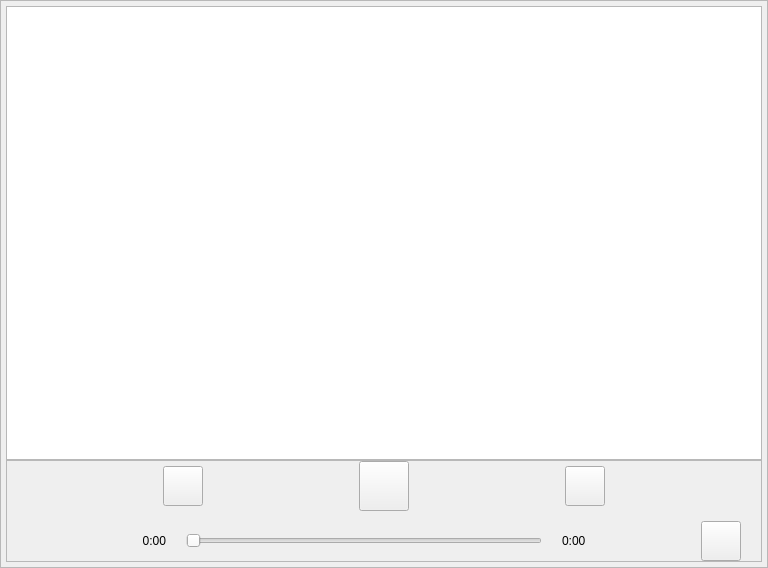
<?xml version="1.0" encoding="UTF-8"?>
<ui version="4.0">
 <class>MyMusicPlayer</class>
 <widget class="QWidget" name="MyMusicPlayer">
  <property name="geometry">
   <rect>
    <x>0</x>
    <y>0</y>
    <width>768</width>
    <height>568</height>
   </rect>
  </property>
  <property name="windowTitle">
   <string>Form</string>
  </property>
  <property name="styleSheet">
   <string notr="true"/>
  </property>
  <layout class="QHBoxLayout" name="horizontalLayout_4">
   <property name="spacing">
    <number>0</number>
   </property>
   <property name="leftMargin">
    <number>0</number>
   </property>
   <property name="topMargin">
    <number>0</number>
   </property>
   <property name="rightMargin">
    <number>0</number>
   </property>
   <property name="bottomMargin">
    <number>0</number>
   </property>
   <item>
    <widget class="QFrame" name="frame">
     <property name="frameShape">
      <enum>QFrame::StyledPanel</enum>
     </property>
     <property name="frameShadow">
      <enum>QFrame::Raised</enum>
     </property>
     <layout class="QVBoxLayout" name="verticalLayout_2" stretch="6,1">
      <property name="spacing">
       <number>0</number>
      </property>
      <property name="leftMargin">
       <number>5</number>
      </property>
      <property name="topMargin">
       <number>5</number>
      </property>
      <property name="rightMargin">
       <number>5</number>
      </property>
      <property name="bottomMargin">
       <number>5</number>
      </property>
      <item>
       <widget class="QTreeView" name="treeView"/>
      </item>
      <item>
       <widget class="QFrame" name="frame_2">
        <property name="frameShape">
         <enum>QFrame::StyledPanel</enum>
        </property>
        <property name="frameShadow">
         <enum>QFrame::Raised</enum>
        </property>
        <layout class="QHBoxLayout" name="horizontalLayout_3">
         <property name="spacing">
          <number>0</number>
         </property>
         <property name="leftMargin">
          <number>0</number>
         </property>
         <property name="topMargin">
          <number>0</number>
         </property>
         <property name="rightMargin">
          <number>0</number>
         </property>
         <property name="bottomMargin">
          <number>0</number>
         </property>
         <item>
          <layout class="QVBoxLayout" name="verticalLayout" stretch="1,1">
           <property name="spacing">
            <number>10</number>
           </property>
           <item>
            <layout class="QHBoxLayout" name="horizontalLayout_2" stretch="2,1,1">
             <property name="spacing">
              <number>50</number>
             </property>
             <property name="leftMargin">
              <number>50</number>
             </property>
             <property name="rightMargin">
              <number>50</number>
             </property>
             <item>
              <widget class="QToolButton" name="leftButton">
               <property name="sizePolicy">
                <sizepolicy hsizetype="Fixed" vsizetype="Fixed">
                 <horstretch>0</horstretch>
                 <verstretch>0</verstretch>
                </sizepolicy>
               </property>
               <property name="minimumSize">
                <size>
                 <width>40</width>
                 <height>40</height>
                </size>
               </property>
               <property name="styleSheet">
                <string notr="true">border-image: url(:/source/png/last.png);</string>
               </property>
               <property name="text">
                <string/>
               </property>
              </widget>
             </item>
             <item>
              <widget class="QToolButton" name="toolButton">
               <property name="sizePolicy">
                <sizepolicy hsizetype="Fixed" vsizetype="Fixed">
                 <horstretch>0</horstretch>
                 <verstretch>0</verstretch>
                </sizepolicy>
               </property>
               <property name="minimumSize">
                <size>
                 <width>50</width>
                 <height>50</height>
                </size>
               </property>
               <property name="styleSheet">
                <string notr="true"/>
               </property>
               <property name="text">
                <string/>
               </property>
               <property name="checkable">
                <bool>false</bool>
               </property>
               <property name="checked">
                <bool>false</bool>
               </property>
               <property name="autoRepeat">
                <bool>false</bool>
               </property>
               <property name="autoExclusive">
                <bool>false</bool>
               </property>
               <property name="autoRaise">
                <bool>false</bool>
               </property>
              </widget>
             </item>
             <item>
              <widget class="QToolButton" name="rightButton">
               <property name="sizePolicy">
                <sizepolicy hsizetype="Fixed" vsizetype="Fixed">
                 <horstretch>0</horstretch>
                 <verstretch>0</verstretch>
                </sizepolicy>
               </property>
               <property name="minimumSize">
                <size>
                 <width>40</width>
                 <height>40</height>
                </size>
               </property>
               <property name="styleSheet">
                <string notr="true">border-image: url(:/source/png/next.png);</string>
               </property>
               <property name="text">
                <string/>
               </property>
              </widget>
             </item>
            </layout>
           </item>
           <item>
            <layout class="QHBoxLayout" name="horizontalLayout" stretch="0,1,3,1,0">
             <property name="spacing">
              <number>20</number>
             </property>
             <property name="rightMargin">
              <number>20</number>
             </property>
             <item>
              <spacer name="horizontalSpacer">
               <property name="orientation">
                <enum>Qt::Horizontal</enum>
               </property>
               <property name="sizeHint" stdset="0">
                <size>
                 <width>40</width>
                 <height>20</height>
                </size>
               </property>
              </spacer>
             </item>
             <item>
              <widget class="QLabel" name="firstTime">
               <property name="text">
                <string>0:00</string>
               </property>
               <property name="alignment">
                <set>Qt::AlignRight|Qt::AlignTrailing|Qt::AlignVCenter</set>
               </property>
              </widget>
             </item>
             <item>
              <widget class="QSlider" name="horizontalSlider">
               <property name="orientation">
                <enum>Qt::Horizontal</enum>
               </property>
              </widget>
             </item>
             <item>
              <widget class="QLabel" name="secondTime">
               <property name="text">
                <string>0:00</string>
               </property>
              </widget>
             </item>
             <item>
              <widget class="QToolButton" name="trumpetButton">
               <property name="minimumSize">
                <size>
                 <width>40</width>
                 <height>40</height>
                </size>
               </property>
               <property name="text">
                <string/>
               </property>
              </widget>
             </item>
            </layout>
           </item>
          </layout>
         </item>
        </layout>
       </widget>
      </item>
     </layout>
    </widget>
   </item>
  </layout>
 </widget>
 <resources>
  <include location="../../../source/resource.qrc"/>
 </resources>
 <connections/>
</ui>
